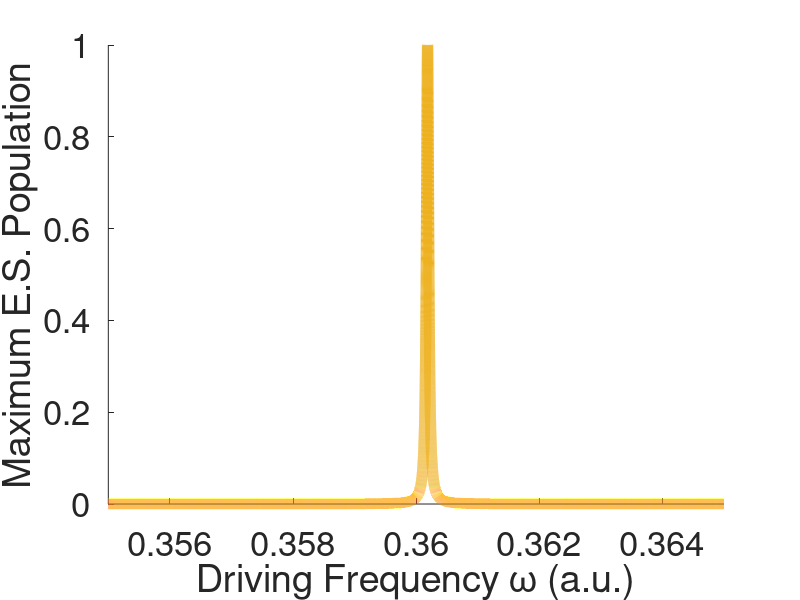

Source code (MATLAB): (Note: this script raises an error after producing the figure.)
clear;
%%%%% CHANGE THESE TO MATCH YOUR NEEDS %%%%%
outerDirs = ["NoRWA", "RWA"];
omega_0 = 0.36018531627654671;
p_z = 0.80977192915387741;

freq = [0.3550:0.0000001:0.3650];
numFreqs = length(freq);
analyticalMaxPop = zeros(1,numFreqs);

E_0 = 1E-5;

for i = 1:numFreqs
    omega_r = 0.5*sqrt((omega_0-freq(i))^2+(E_0^2*p_z^2)/omega_0^2);
    analyticalMaxPop(i) = E_0^2*p_z^2/(4*omega_0^2*omega_r^2);
end

f1 = figure('Visible','off','Position',[0 0 1618 1000]);
hold on;
plot(freq,analyticalMaxPop,'LineWidth',8,'Color',[0.9290 0.6940 0.1250]);
%title('Maximum Excited State Population');
xlabel('Driving Frequency \omega (a.u.)');
ylabel('Maximum E.S. Population');
set(gca,'FontSize',25);
xlim([0.355,0.365]);
yscale("log");

for omega = [0.355,0.356,0.357,0.358,0.359,0.361,0.362,0.363,0.364]
    omegaString = num2str(omega);
    nonRWApath = strcat("NoRWA/E0.00001_w",omegaString,"/dataFile.txt");
    RWApath = strcat("RWA/E0.00001_w",omegaString,"/dataFile.txt");
    nonRWAdata = importdata(nonRWApath," ");
    RWAdata = importdata(RWApath," ");
    nonRWAlen = length(nonRWAdata.textdata(:,7));
    RWAlen = length(RWAdata.textdata(:,7));
    if nonRWAlen > RWAlen
        nonRWApop = zeros(RWAlen,1);
        RWApop = zeros(RWAlen,1);
        for i = 1:RWAlen
            nonRWApop(i) = str2double(cell2mat(nonRWAdata.textdata(i,7)));
            RWApop(i) = str2double(cell2mat(RWAdata.textdata(i,7)));
        end
        nonRWAmax = max(nonRWApop);
        RWAmax = max(RWApop);
        scatter(omega,nonRWAmax,'filled','MarkerFaceColor',[0 0.4470 0.7410],'SizeData',150);
        scatter(omega,RWAmax,'filled','MarkerFaceColor',[0.8500 0.3250 0.0980],'Marker','^','SizeData',150);
    else
        nonRWApop = zeros(nonRWAlen,1);
        RWApop = zeros(nonRWAlen,1);
        for i = 1:nonRWAlen
            nonRWApop(i) = str2double(cell2mat(nonRWAdata.textdata(i,7)));
            RWApop(i) = str2double(cell2mat(RWAdata.textdata(i,7)));
        end
        nonRWAmax = max(nonRWApop);
        RWAmax = max(RWApop);
        scatter(omega,nonRWAmax,'filled','MarkerFaceColor',[0 0.4470 0.7410],'SizeData',150);
        scatter(omega,RWAmax,'filled','MarkerFaceColor',[0.8500 0.3250 0.0980],'Marker','^','SizeData',150);
    end
end

legend('Analytical Solution',"Numerical non-RWA Solution", "Numerical RWA Solution",'Location','northwest');%%%%% Manually edit this line! %%%%%
figName = "plot_maxPop_vs_freq_E0.00001.png";
saveas(f1, figName);












%{


%%%%%%%%%%%%%%%%%%%%%%%%%%%%%%%%%%%%%%%%%%%%%%%%%%%%%%%%%%%%%%%%%%%%%%%%%%%
%%%%%%%%%%%%%%%%%%%%%%% Initialize data structures %%%%%%%%%%%%%%%%%%%%%%%%
%%%%%%%%%%%%%%%%%%%%%%%%%%%%%%%%%%%%%%%%%%%%%%%%%%%%%%%%%%%%%%%%%%%%%%%%%%%

fprintf("Initializing data structures...\n")
numOuterDirs = length(outerDirs);
maxDirs = 0;
data = struct([]);
for i=1:numOuterDirs
    cd(outerDirs(i));
    numDirs = length(dir);
    if numDirs > maxDirs
        maxDirs = numDirs;
    end
    cd ..;
    data = [data, struct()];
end
dirStructs = struct([]);
for i = 1:length(outerDirs)
    data(i).data = 0;
    data(i).textdata = {};
    cd(outerDirs(i));
    innerDirs = dir;
    blankStructTemplate = struct();
    fn = fieldnames(innerDirs(1));
    numFields = length(fn);
    for j = 1:numFields
        blankStructTemplate.(fn{j}) = "";
    end
    numDirs = length(innerDirs);
    dirDiff = maxDirs - numDirs;
    fittedDirs = [innerDirs; repmat(blankStructTemplate,dirDiff,1)];
    dirStructs = [dirStructs, fittedDirs];
    cd ..;
end



%%%%%%%%%%%%%%%%%%%%%%%%%%%%%%%%%%%%%%%%%%%%%%%%%%%%%%%%%%%%%%%%%%%%%%%%%%%
%%%%%%%%%%%%%%%%%%%%%%%%%%%%%%% Create Plots %%%%%%%%%%%%%%%%%%%%%%%%%%%%%%
%%%%%%%%%%%%%%%%%%%%%%%%%%%%%%%%%%%%%%%%%%%%%%%%%%%%%%%%%%%%%%%%%%%%%%%%%%%

for i = 1:maxDirs
    if dirStructs(i,1).name(1) ~= '.' & dirStructs(i,1).name ~= "" & dirStructs(i,1).isdir == 1
        currentDir = dirStructs(i,1).name;
        matchingIndices = zeros(1,numOuterDirs-1);
        for j = 2:numOuterDirs
            for k = 1:maxDirs
                if matches(dirStructs(k,j).name, currentDir)
                    matchingIndices(j-1) = k;
                    break;
                end
            end
        end
        if ~ismember(0, matchingIndices)%%%%% Only make plot if the files are present everywhere %%%%%
            printStatement = strcat("Plotting ",currentDir, " ...\n");
            fprintf(printStatement);
            longestTraj = 0;
            for j = 1:numOuterDirs
                filePath = strcat(outerDirs(j),"/",currentDir,"/dataFile.txt");
                data(j) = importdata(filePath," ");
                len = length(data(j).data);
                if len < longestTraj | longestTraj == 0
                    shortestIndex = j;
                    longestTraj = len;
                end
            end
            %%%%% Extraction/Calculation of data %%%%%
            tempCell = regexp(currentDir,"_","split");
            ECell = regexp(cell2mat(tempCell(1)),"E","split");
            EString = cast(cell2mat(ECell(2)),"char");
            E_0 = str2double(EString);
            wCell = regexp(cell2mat(tempCell(2)),"w","split");
            wString = cast(cell2mat(wCell(2)),"char");
            omega = str2double(wString);
            omega_r = 0.5*sqrt((omega_0-omega)^2+E_0^2*p_z^2);
            inverse_omega_r_fs = pi/(41.341374575751*omega_r);
            period = num2str(inverse_omega_r_fs);
            RabiString = strcat("Rabi period = ",period," fs\n");
            %fprintf(RabiString);
            timeCell = data(shortestIndex).textdata(:,1);
            numTimeSteps = length(timeCell);
            time = zeros(numTimeSteps,1);
            popGS = zeros(numTimeSteps,numOuterDirs);
            popES = zeros(numTimeSteps,numOuterDirs);
            RabiGS = zeros(numTimeSteps,1);
            RabiES = zeros(numTimeSteps,1);
            for j = 1:numTimeSteps
                time(j) = str2double(cell2mat(timeCell(j)));
                %RabiGS(j) = (((omega_0-omega)^2)/(4*omega_r^2))*sin(omega_r*time(j)*41.341374575751)^2 + cos(omega_r*time(j)*41.341374575751)^2;
                RabiES(j) = E_0^2*p_z^2/(4*omega_0^2*omega_r^2)*sin(omega_r*time(j)*41.341374575751)^2;
                RabiGS(j) = 1 - RabiES(j);
                for k = 1:numOuterDirs
                    popGS(j,k) = str2double(cell2mat(data(k).textdata(j,6)));
                    popES(j,k) = str2double(cell2mat(data(k).textdata(j,7)));
                end
            end
            %%%%% Excited State Plots %%%%%
            f1 = figure('Visible','off','Position',[0 0 1618 1000]);
            hold on;
            for j = 1:numOuterDirs
                plot(time,popES(:,j),'LineWidth',8);
            end
            plot(time,RabiES,'LineWidth',4);
            set(gca,'FontSize',25);
            title('Excited State Population');
            xlabel('time (fs)');
            ylabel('Population');
            legend("Numerical non-RWA Solution", "Numerical RWA Solution", 'Analytical Solution','Location','northwest');%%%%% Manually edit this line! %%%%%
            figName = join(['plot_ES_pop_',currentDir,'.png']);
            saveas(f1, figName);
            %%%%% Ground State Plots %%%%%
            f2 = figure('Visible','off','Position',[0 0 1618 1000]);
            hold on;
            for j = 1:numOuterDirs
                plot(time,popGS(:,j),'LineWidth',8);
            end
            plot(time,RabiGS,'LineWidth',4);
            set(gca,'FontSize',25);
            title('Ground State Population');
            xlabel('time (fs)');
            ylabel('Population');
            legend("Numerical non-RWA Solution", "Numerical RWA Solution", 'Analytical Solution','Location','southwest');%%%%% Manually edit this line! %%%%%
            figName = join(['plot_GS_pop_',currentDir,'.png']);
            saveas(f2, figName);
        end
    end
end
%}